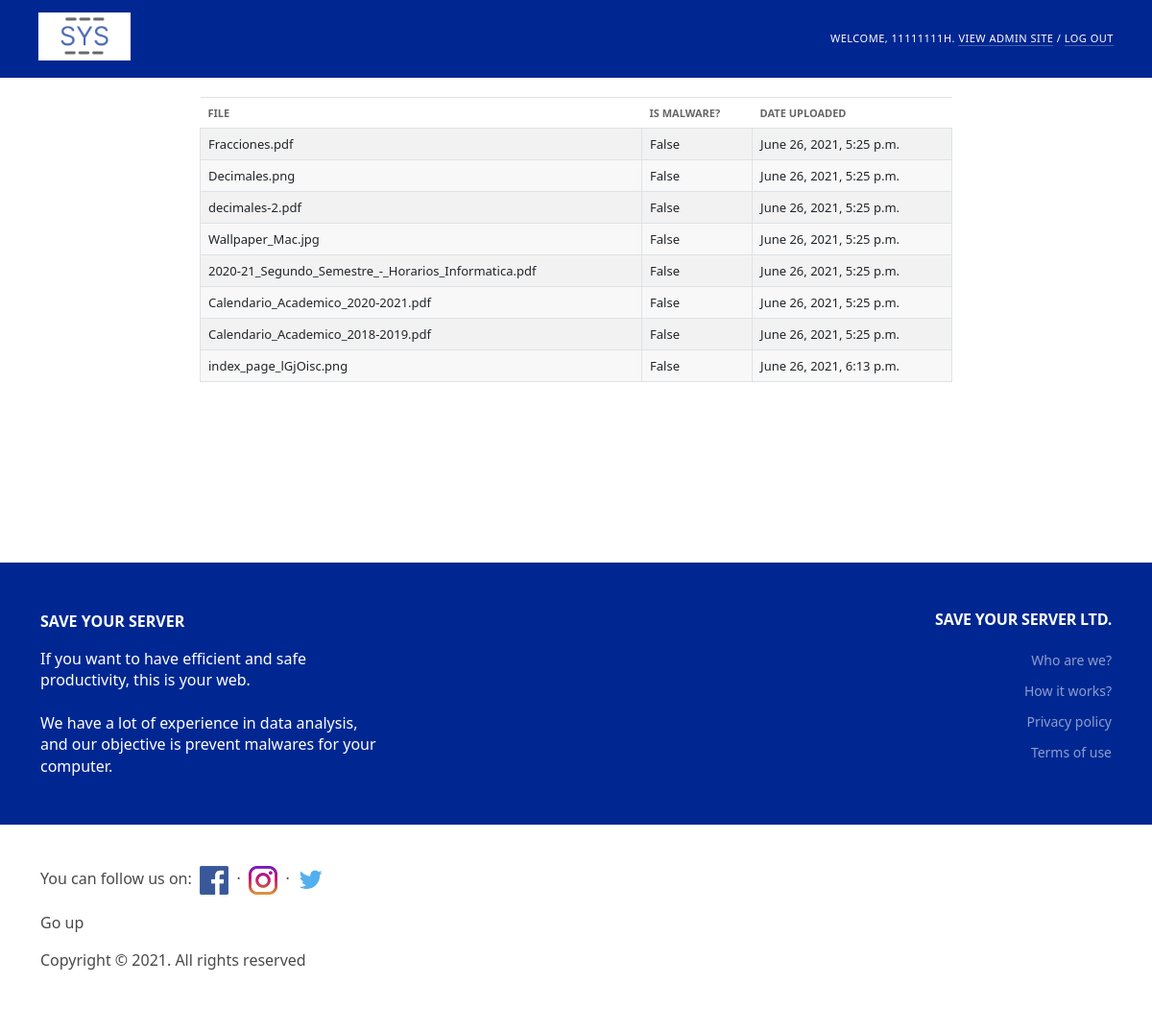
/files/ (signed in), run on the app's committed database.
### SaveYourServerTFGApp/models.py (models this page shows, shortened)
class MyUser(AbstractBaseUser):
    email = models.EmailField(
        verbose_name='email address',
        max_length=255,
        blank=True,
        default="",
    )
    full_name = models.CharField(max_length=255, blank=True, null=True)
    dni = models.CharField(max_length=9, unique = True, default="")
    date_of_birth = models.DateField()
    is_active = models.BooleanField(default=True)
    is_admin = models.BooleanField(default=False)
    is_systemadmin = models.IntegerField(null=True, blank=True)
    objects = MyUserManager()
    USERNAME_FIELD = 'dni'
    REQUIRED_FIELDS = ['date_of_birth', 'full_name', 'email']
    class Meta:
        verbose_name_plural = "Users"

class File(models.Model):
    upload_date = models.DateTimeField('date uploaded', auto_now_add=True)
    is_malware = models.BooleanField(default=False)
    file = models.FileField(upload_to='', default=True)

### SaveYourServerTFGApp/views.py (the view)
# urls.py: path('files/', views.file_list, name='file_list'),
@login_required(login_url='login')
def file_list(request):
    files = File.objects.all()
    context = {'files': files}
    return render(request, 'SaveYourServerTFGUsersApp/file_list.html', context)

### SaveYourServerTFGApp/templates/SaveYourServerTFGUsersApp/file_list.html (shortened to what this page needs)
<!DOCTYPE html>
<html lang="en-us" dir="ltr">
<head>
  <link rel="stylesheet" type="text/css" href="/static/SaveYourServerTFGUsersApp/css/base.css">
  <link rel="stylesheet" type="text/css" href="/static/SaveYourServerTFGUsersApp/css/nav_sidebar.css">
  <link rel="stylesheet" type="text/css" href="/static/SaveYourServerTFGUsersApp/css/dashboard.css">
  <link href="https://cdn.jsdelivr.net/npm/bootstrap@5.0.1/dist/css/bootstrap.min.css" rel="stylesheet">
  <link rel="stylesheet" type="text/css" href="/static/admin/css/responsive.css">
  <link rel="stylesheet" type="text/css" href="/static/SaveYourServerTFGUsersApp/css/formato-index.css">
</head>
<body class="dashboard" data-admin-utc-offset="0">
  <div id="header" style="background-color: #002791">
    <h1 id="site-name">
        <a href="/">
          <img src="/static/SaveYourServerTFGUsersApp/img/logotipo-tfg.png" height="50px">
        </a>
    </h1>
    <div id="user-tools">
      {% if request.user.is_authenticated %}
      Welcome,
          {% if request.user.is_admin %}
            {% if request.user.is_systemadmin == 0 %}
                <strong>{{user.dni}}</strong>.
                <a href="/admin/" style="color: white;">View admin site</a>
                /
                <a href="{% url 'logout' %}" style="color: white;">Log out</a>
            {% endif %}
          {% else %}
          <a href="{% url 'view_data' user.id %}" style="color: white;"> <strong>{{user.dni}}</strong></a>.
          <a href="{% url 'logout' %}" style="color: white;">Log out</a>
          {% endif %}
      {% else %}
      <a href="/login/" style="color: white;">Login</a>
      &nbsp;&nbsp;
      <a href="/register/" style="color: white;">Sign up</a>
      {% endif %}
    </div>
  </div>
  <div id="content">
    <table class="table table-striped table-bordered table-responsive-md" style="margin: 0 auto;">
        <thead>
            <tr>
                <th>File</th>
                <th>Is Malware?</th>
                <th>Date uploaded</th>
            </tr>
        </thead>
        <tbody>
            {% for file in files %}
                <tr>
                    <td>{{file.file}}</td>
                    <td>{{file.is_malware}}</td>
                    <td>{{file.upload_date}}</td>
                </tr>
            {% endfor %}
        </tbody>
    </table>
  </div>
  <br><br><br><br><br><br><br>
  <section class="footer-top-section home-footer">
    <div class="container">
        <div class="row">
            <div class="col-lg-4 col-md-8 col-sm-12">
                <div class="footer-widget about-widget">
                    <p><b style="color: #fff;">SAVE YOUR SERVER</b></p>
                    <p style="color: #fff">If you want to have efficient and safe productivity, this is your web.<br><br>We have a lot of experience in data analysis, and our objective is prevent malwares for your computer.</p>
                </div>
            </div>
            <div class="col-lg-4 col-md-4 col-sm-6" align="center">
            </div>
            <div class="col-lg-4 col-md-4 col-sm-12" align="right">
                <div class="footer-widget">
                    <h6 class="fw-title">Save Your Server Ltd.</h6>
                    <ul>
                        <li><a href="/who_are_we/" style="color: white;">Who are we?</a></li>
                        <li><a href="/how_it_works/">How it works?</a></li>
                        <li><a href="/privacity/" style="color: white;">Privacy policy</a></li>
                        <li><a href="/terms/" style="color: white;">Terms of use</a></li>
                    </ul>
                </div>
            </div>
        </div>
    </div>
  </section>
  <footer class="page-footer mt-auto py-3 footer-section" style="background-color: #FFFFFF">
  <div class="container">
      <p class="redes" style="color: #494949">You can follow us on:&nbsp; <a href="https://www.facebook.com/" target="_blank"><img
                      src="/static/SaveYourServerTFGUsersApp/img/facebook.png" width="30"></a> &nbsp;·&nbsp; <a href="https://www.instagram.com/"
                                                                             target="_blank"><img src="/static/SaveYourServerTFGUsersApp/img/instagram.png"
                                                                                                  width="30"></a> &nbsp;·
          <a href="https://www.twitter.com/" target="_blank"><img src="/static/SaveYourServerTFGUsersApp/img/twitter.png" width="35"></a></p>
      <p class="float-right"><a href="#" style="color: #494949">Go up</a></p>
      <p class="copyright" style="color: #494949">Copyright © 2021. All rights reserved</p>
      <br/>
  </div>
  </footer>
</body>
</html>

### SaveYourServerTFGApp/static/SaveYourServerTFGUsersApp/css/base.css (style rules this page uses)
:root { --primary: #79aec8; --secondary: #002791; --accent: #f5dd5d; --primary-fg: #fff; --body-fg: #333; --body-bg: #fff; --body-quiet-color: #666; --body-loud-color: #000; --header-color: #fff; --header-branding-color: var(--accent); --header-bg: var(--secondary); --header-link-color: var(--primary-fg); --breadcrumbs-fg: #c4dce8; --breadcrumbs-link-fg: var(--body-bg); --breadcrumbs-bg: var(--primary); --link-fg: #ffffff; --link-hover-color: #fff; --link-selected-fg: #ffffff; --hairline-color: #e8e8e8; --border-color: #ccc; --error-fg: #ba2121; --message-success-bg: #dfd; --message-warning-bg: #ffc; --message-error-bg: #ffefef; --darkened-bg: #f8f8f8; --selected-bg: #e4e4e4; --selected-row: #ffc; --button-fg: #fff; --button-bg: var(--primary); --button-hover-bg: #609ab6; --default-button-bg: var(--secondary); --default-button-hover-bg: #205067; --close-button-bg: #888; --close-button-hover-bg: #747474; --delete-button-bg: #ba2121; --delete-button-hover-bg: #a41515; --object-tools-fg: var(--button-fg); --object-tools-bg: var(--close-button-bg); --object-tools-hover-bg: var(--close-button-hover-bg); }
html, body { height: 100%; }
body { margin: 0; padding: 0; font-size: 14px; font-family: "Roboto","Lucida Grande","DejaVu Sans","Bitstream Vera Sans",Verdana,Arial,sans-serif; color: white; background: white; }
a:link, a:visited { color: var(--link-fg); text-decoration: none; transition: color 0.15s, background 0.15s; }
a img { border: none; }
p, ol, ul, dl { margin: .2em 0 .8em 0; }
p { padding: 0; line-height: 140%; }
h1,h2,h3,h4,h5 { font-weight: bold; }
h1 { margin: 0 0 20px; font-weight: 300; font-size: 20px; color: var(--body-quiet-color); }
ul > li { list-style-type: square; padding: 1px 0; }
li, dt, dd { font-size: 13px; line-height: 20px; }
p img, h1 img, h2 img, h3 img, h4 img, td img { vertical-align: middle; }
table { border-collapse: collapse; border-color: var(--border-color); }
td, th { font-size: 13px; line-height: 16px; border-bottom: 1px solid var(--hairline-color); vertical-align: top; padding: 8px; }
th { font-weight: 600; text-align: left; }
thead th, tfoot td { color: var(--body-quiet-color); padding: 5px 10px; font-size: 11px; background: var(--body-bg); border: none; border-top: 1px solid var(--hairline-color); border-bottom: 1px solid var(--hairline-color); }
tr:nth-child(odd), .row-form-errors { background: var(--body-bg); }
tr:nth-child(even), tr:nth-child(even) .errorlist, tr:nth-child(odd) + .row-form-errors, tr:nth-child(odd) + .row-form-errors .errorlist { background: var(--darkened-bg); }
thead th { padding: 5px 10px; line-height: normal; text-transform: uppercase; background: var(--darkened-bg); }
#content { padding: 20px 40px; }
.dashboard #content { width: 600px; }
#header { width: auto; height: auto; display: flex; justify-content: space-between; align-items: center; padding: 10px 40px; background: #002791; color: #ffffff; overflow: hidden; }
#header a:link, #header a:visited { color: var(--header-link-color); }
#user-tools { float: right; padding: 0; margin: 0 0 0 20px; font-weight: 300; font-size: 11px; letter-spacing: 0.5px; text-transform: uppercase; text-align: right; }
#user-tools a { border-bottom: 1px solid rgba(255, 255, 255, 0.25); }

### SaveYourServerTFGApp/static/SaveYourServerTFGUsersApp/css/formato-index.css (style rules this page uses)
.footer-top-section { padding-top: 50px; padding-bottom: 50px; background: #002791; }
.footer-top-section.home-footer { padding-bottom: 0; }
.footer-widget { margin-bottom: 50px; color: white; }
.footer-widget .fw-title { text-transform: uppercase; font-weight: 600; color: white; margin-bottom: 22px; letter-spacing: -0.2px; }
.footer-widget ul { list-style: none; }
.footer-widget ul li { font-size: 14px; display: block; margin-bottom: 10px; color: white; opacity: 0.55; }
.footer-widget ul li:last-child { margin-bottom: 0; color: white; }
.footer-widget ul li a { color: #fff; }
.table { width: 70%; }
.dashboard #content { width: auto; }

### data on the page
MyUser: dni "11111111H"
File: file "Fracciones.pdf", is_malware "False", upload_date "June 26, 2021, 5:25 p.m."
File: file "Decimales.png", is_malware "False", upload_date "June 26, 2021, 5:25 p.m."
File: file "decimales-2.pdf", is_malware "False", upload_date "June 26, 2021, 5:25 p.m."
File: file "Wallpaper_Mac.jpg", is_malware "False", upload_date "June 26, 2021, 5:25 p.m."
File: file "2020-21_Segundo_Semestre_-_Horarios_Informatica.pdf", is_malware "False", upload_date "June 26, 2021, 5:25 p.m."
File: file "Calendario_Academico_2020-2021.pdf", is_malware "False", upload_date "June 26, 2021, 5:25 p.m."
File: file "Calendario_Academico_2018-2019.pdf", is_malware "False", upload_date "June 26, 2021, 5:25 p.m."
File: file "index_page_lGjOisc.png", is_malware "False", upload_date "June 26, 2021, 6:13 p.m."
